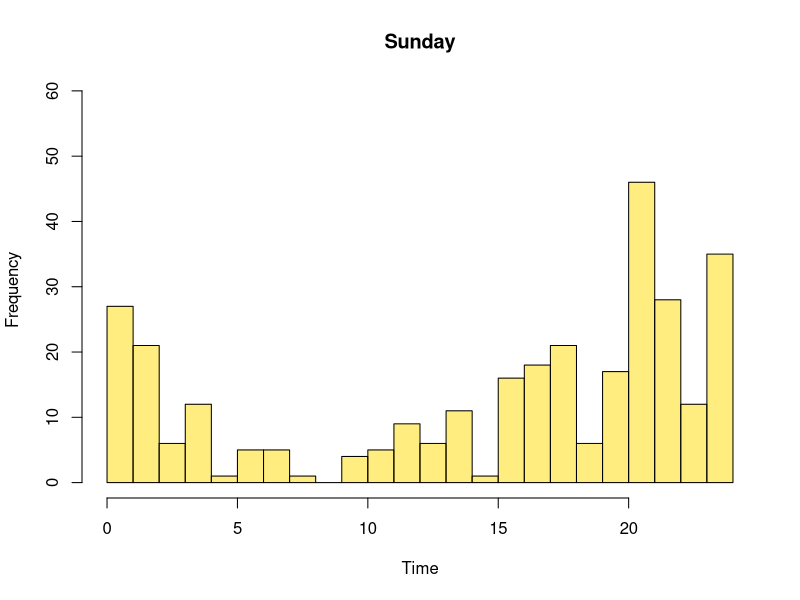
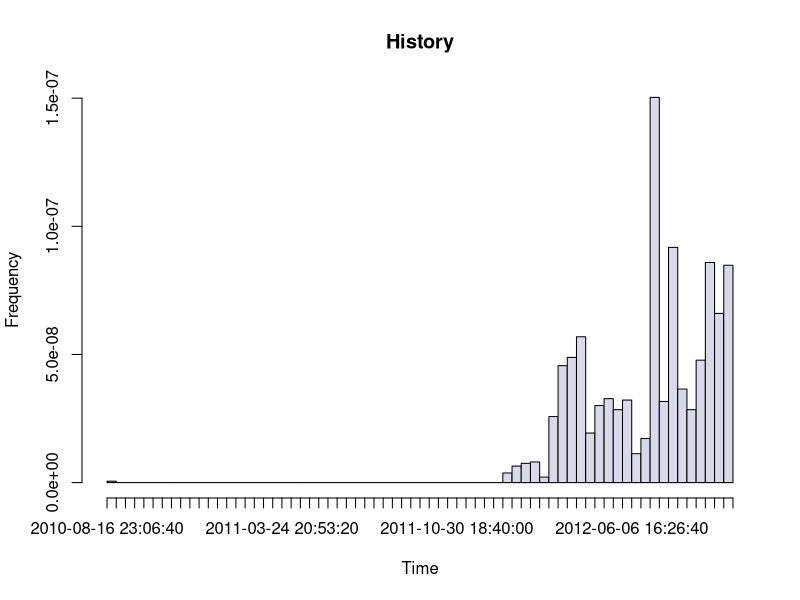
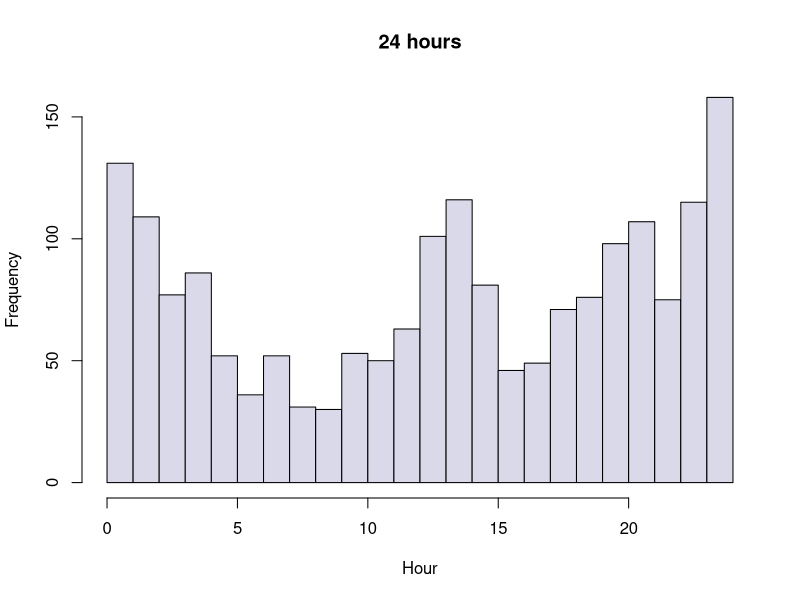
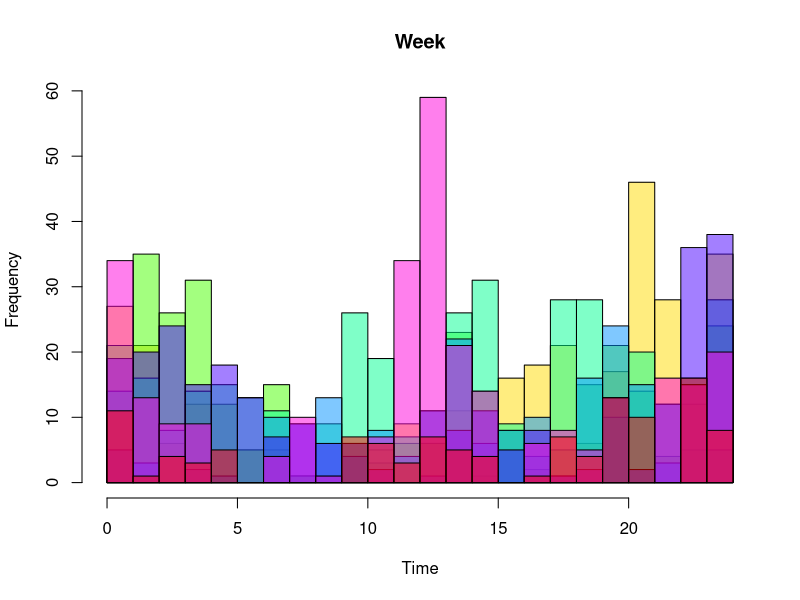

Recreate these plots in R, in order. (Note: this script raises an error after producing the figures.)
#DIctionaly
#ジャンルの数---length(table(iml[,2]))

iml = read.table('iml.txt', header = F, sep = ",", quote = "")
#convert string to POSIXlt
time = strptime(iml[,1],"%Y-%m-%d %H:%M:%S")
#make data frame which consists of POXIlt and string about genre
iml = data.frame(time, iml[,2], iml[,3], iml[,4], iml[,5])
#convert UTC to JST
iml[,1] = iml[,1]+9*60*60
#total time
names(iml)[1] = "playDate"
names(iml)[2] = "genre"
names(iml)[3] = "totalTime"
names(iml)[4] = "playCount"
names(iml)[5] = "trackName"

#ヒストグラム-経時
png(file = "~/dropbox/thesis/out_png/all.png")
hist(iml[,1], breaks=48, main="History", col = rgb(217, 217 , 233,  maxColorValue = 255), xlab = "Time", ylab = "Frequency")
dev.off()
#axis(1, at= seq(0, nb, by = 1))

#ヒストグラム-時間
png(file = "~/dropbox/thesis/out_png/hour.png")
hist(as.POSIXlt(iml[,1])$hour+as.POSIXlt(iml[,1])$min/60+as.POSIXlt(iml[,1])$sec/60/60, breaks=seq(0,24,1), main="24 hours", col = rgb(217, 217 , 233,  maxColorValue = 255), xlab = "Hour", ylab = "Frequency")
dev.off()

#曜日ごとに色を変え重畳表示
weekMax = 0#まずは曜日に分けたときの、ヒストグラムの最大値を求める
for(i in 1:7){
	if (weekMax < max(table(as.POSIXlt(iml[,1][as.POSIXlt(iml[,1])$wday==i-1])$hour))){
		weekMax = max(table(as.POSIXlt(iml[,1][as.POSIXlt(iml[,1])$wday==i-1])$hour))
	}
}

png(file = "~/dropbox/thesis/out_png/week_all.png")
for(i in 1:7){
	if(i>1){
		hist(as.POSIXlt(iml[,1][as.POSIXlt(iml[,1])$wday==i-1])$hour+as.POSIXlt(iml[,1][as.POSIXlt(iml[,1])$wday==i-1])$min/60+as.POSIXlt(iml[,1][as.POSIXlt(iml[,1])$wday==i-1])$sec/60/60, breaks=seq(0,24,1),main="Week", col = hsv(1*i/7, 1 , 1, alpha = 0.5), xlab = "Time", ylab = "Frequency", add = T, ylim =c(0,weekMax))

	}else{
		hist(as.POSIXlt(iml[,1][as.POSIXlt(iml[,1])$wday==i-1])$hour+as.POSIXlt(iml[,1][as.POSIXlt(iml[,1])$wday==i-1])$min/60+as.POSIXlt(iml[,1][as.POSIXlt(iml[,1])$wday==i-1])$sec/60/60, breaks=seq(0,24,1),main="Week", col = hsv(1*i/7, 1 , 1, alpha = 0.5), xlab = "Time", ylab = "Frequency", add = F, ylim =c(0,weekMax))
		#axis(1, at= seq(0, 24, by = 1))
	}
}
dev.off()

#曜日ごとに分けて表示
for(i in 1:7){
	#wdayName = switch(i, "Sunday", "Monday", "Tuesday", "Wednesday", "Thursday", "Friday", "Saturday" )
	#png(paste(file = "~/dropbox/thesis/out_png/week_",as.character(i), "_",wdayName, ".png", sep = ""))
	#hist(as.POSIXlt(iml[,1][as.POSIXlt(iml[,1])$wday==i-1])$hour+as.POSIXlt(iml[,1][as.POSIXlt(iml[,1])$wday==i-1])$min/60+as.POSIXlt(iml[,1][as.POSIXlt(iml[,1])$wday==i-1])$sec/60/60, breaks=seq(0,24,1), main=wdayName, col = hsv(1*i/7, 1 , 1, alpha = 0.5), xlab = "Time", ylab = "Frequency", add = F,  ylim =c(0,weekMax))
	#dev.off()

	#axis(1, at= seq(0, 24, by = 1), cex.axis = 0.5)
	
    #日本語OKにして、qurartzで書き出す
	#wdayName = switch(i, "日曜日", "月曜日", "火曜日", "水曜日", "木曜日", "金曜日", "土曜日" )
	wdayName = switch(i, "Sunday", "Monday", "Tuesday", "Wednesday", "Thursday", "Friday", "Saturday" )
	hist(as.POSIXlt(iml[,1][as.POSIXlt(iml[,1])$wday==i-1])$hour+as.POSIXlt(iml[,1][as.POSIXlt(iml[,1])$wday==i-1])$min/60+as.POSIXlt(iml[,1][as.POSIXlt(iml[,1])$wday==i-1])$sec/60/60, breaks=seq(0,24,1), main=wdayName, col = hsv(1*i/7, 1 , 1, alpha = 0.5), xlab = "Time", ylab = "Frequency", add = F,  ylim =c(0,weekMax))
	quartz.save(paste("~/dropbox/thesis/out_png/",as.character(i), "_",wdayName, ".png", sep = ""))
}

#ジャンルを分けて分析
#とりあえず、最大の度数と次点のジャンルを比較分析する。
#first
largestGenreName = names(table(iml[,2])[table(iml[,2]) == max(table(iml[,2]))])#最大度数のジャンルを取り出す（imamuraのサンプルではJazz)
largestGenre = iml[,1][iml[,2] == largestGenreName]
#second
secondLargestGenreName = names(sort(table(iml[,2]), decreasing = T))[2]#2番目に度数が大きいジャンル名を取得(imamuraのサンプルではRock)
secondLargestGenre = iml[,1][iml[,2] == secondLargestGenreName]
#縦軸をそろえたいので最大値を求める
#quartz()

#for文で、一回全文のヒストグラムのてっぺんを出して、最大値を出す。
histMax=-1
for(i in 1:length(table(iml[,2]))){
	targetGenreName = names(sort(table(iml[,2]), decreasing = T))[i]
	targetGenre = iml[,1][iml[,2] == targetGenreName]

	histMax0 = max(hist(as.POSIXlt(targetGenre)$hour+as.POSIXlt(targetGenre)$min/60+as.POSIXlt(targetGenre)$sec/60/60, main=targetGenreName, breaks=seq(0,24,1), col = hsv(1*i/length(table(iml[,2])), 1, 1, alpha = 0.5), xlab = "Time", ylab = "Frequency", ylim = c(0, histMax))$counts)
	if(histMax0 > histMax ){
		histMax = histMax0
	}
}
if(histMax == -1){
	cat("something wrong!")
}
#laegest genre hist
#グラフ上書き
#hist(as.POSIXlt(largestGenre)$hour+as.POSIXlt(largestGenre)$min/60+as.POSIXlt(largestGenre)$sec/60/60, main=largestGenreName, breaks=seq(0,24,1), col = hsv(1/2, 1, 1, alpha = 0.5), xlab = "Time", ylab = "Frequency", ylim = c(0, histMax))
#second largest hist
#quartz()
#hist(as.POSIXlt(secondLargestGenre)$hour+as.POSIXlt(secondLargestGenre)$min/60+as.POSIXlt(secondLargestGenre)$sec/60/60, main=secondLargestGenreName, breaks=seq(0,24,1), col = hsv(1, 1, 1, alpha = 0.5), xlab = "Time", ylab = "Frequency", ylim = c(0, histMax))
#for文で全ジャンル書き出してみる
#FIXME:quartz()を使う
 for(i in 1:length(table(iml[,2]))){
 	targetGenreName = names(sort(table(iml[,2]), decreasing = T))[i]
 	targetGenre = iml[,1][iml[,2] == targetGenreName]
         print(targetGenreName)

#         #FIXME:なぜか日本語で書き出されない
    	#png(file=paste("~/dropbox/thesis/out_png/","genre_",i,".png", sep=""), bg="white", type="quartz")
 		#hist(as.POSIXlt(targetGenre)$hour+as.POSIXlt(targetGenre)$min/60+as.POSIXlt(targetGenre)$sec/60/60, main=targetGenreName, breaks=seq(0,24,1), col = hsv(1*i/length(table(iml[,2])), 1, 1, alpha = 0.5), xlab = "Time", ylab = "Frequency", xlim = c(0,23), ylim = c(0, histMax))
		#dev.off()
         
         #日本語OKにして、qurartzで書き出す
    	 hist(as.POSIXlt(targetGenre)$hour+as.POSIXlt(targetGenre)$min/60+as.POSIXlt(targetGenre)$sec/60/60, main=targetGenreName, breaks=seq(0,24,1), col = hsv(1*i/length(table(iml[,2])), 1, 1, alpha = 0.5), xlab = "Time", ylab = "Frequency", xlim = c(0,23), ylim = c(0, histMax))
    	 quartz.save(paste("~/dropbox/thesis/out_png/","genre_",i, "_", targetGenreName, ".png", sep=""))
 }






#ggplot2を使う。
#library(ggplot2)
#for(i in 1:length(table(iml[,2]))){
#	targetGenreName = names(sort(table(iml[,2]), decreasing = T))[i]
#	targetGenre = iml[,1][iml[,2] == targetGenreName]
#        print(targetGenreName)
#        plot = qplot(as.POSIXlt(targetGenre)$hour+as.POSIXlt(targetGenre)$min/60+as.POSIXlt(targetGenre)$sec/60/60, geom = "histogram", binwidth = 1, main = targetGenreName, xlim = c(0,24), ylim = c(0, histMax),  xlab = "Time", ylab = "Frequency")
#        ggsave(paste("~/dropbox/thesis/out_pdf/","genre_",i,"_",targetGenreName ,".pdf", sep=""), plot, family="Japan1GothicBBB")
#}



#音楽の長さと最後に聞いた時間をもとに、操作して選択された曲だけのリストを求める
#iml[sort.list(iml$Played Date),]
#iml[2036,][1]-round(iml[2036,][3]/1000)#ほとんど、同じか、1秒小さいか、1秒大きい。
#nrow(iml)
#append


sortedIml = iml[sort.list(iml$playDate),]
#ここまでrunning code
#今回は1~1863(sortedImlで中身みて、2655までデータが存在して、2656からNANだったので、rownames(sortedIml)==2655でTRUE参照するというアナログで調べた)までデータ存在。
playDateExistIml = sortedIml[1:1863,]


#以下で、一回でも再生したことのあるものは、last played dateも記録されているはずという前提で、一回以上再生されたものだけのリストを取得する方法もある。
#play countだけを変更された場合はエラーが起こる。iTunesの通常の使用ではlast playedの存在と一回以上の再生は一致するが、apple scriptなどを使って、変更した場合はそうはならないかも。

#play countを調べて、0でなかったら、リスト（playedIml）に追加。
playedIml = iml[iml[,4]!=0,]
playedImlSortedByPlayCount =  playedIml[sort.list(playedIml$playCount),] #これと同じ意味の式は右のようにも書ける。 playedImlSortedByPlayCount =  playedIml[sort.list(playedIml[,4]),]


#一度以上再生されたジャンルをplayedImlから曜日毎に書き出す。
#ジャズだけを取り出す　playedIml[playedIml$genre=="Jazz",]
#日曜日だけ取り出す。  playedIml[as.POSIXlt(playedIml[,1])$wday==0,]
#再生回数が1回で、ジャンルがJazzなものだけを取り出す。　playedIml[playedIml$playCount==1 & playedIml$genre == "Jazz",]
 graphData  = c()
 for(weekNum in 1 : 7){
	 for(i in 1:length(table(iml[,2]))){
		targetGenreName = names(sort(table(playedIml[,2]), decreasing = T))[i]
		imlWeekGenre = playedIml[  as.POSIXlt(playedIml[,1])$wday==weekNum-1 & playedIml$genre == targetGenreName,]
	    imlWeekGenreTime = imlWeekGenre[,1]
	    wdayName = switch(weekNum, "Sunday", "Monday", "Tuesday", "Wednesday", "Thursday", "Friday", "Saturday" )
	    histData = hist(as.POSIXlt(imlWeekGenreTime)$hour+as.POSIXlt(imlWeekGenreTime)$min/60+as.POSIXlt(imlWeekGenreTime)$sec/60/60, main=paste(wdayName, "_", targetGenreName, sep = "")  , breaks=seq(0,24,1), col = hsv(1*i/length(table(playedIml[,2])), 1, 1, alpha = 0.5), xlab = "Time", ylab = "Frequency", xlim = c(0,23), ylim = c(0, histMax)) 
    	graphData = rbind(graphData, histData$counts)
    	quartz.save(paste("~/dropbox/thesis/out_png/", wdayName, "_", targetGenreName, ".png", sep=""))	
	}
}


diff = c()
for (i in 2:nrow(playDateExistIml)){
	diff = append(diff, playDateExistIml[i-1,][1] - (playDateExistIml[i,][1]-round(playDateExistIml[i,][3]/1000)))#ここはplay dateでソートしてから行うように書き換える！
}
diffAbs = abs(as.numeric(diff))
selectedItems = diffAbs == 1
#行番号取得　rownames(sortedIml)[nrow(sortedIml)]

#再生回数に応じて、カウントの数を動的に変化させる。例えば、一回しか再生されていないものは、プラス１、2回再生されたものはプラス2というかんじ。回数が多いほど、お気に入りの可能性が高く、ランダム再生でたまたま再生される可能性が低いという推測から。
#play count回数分をfor文で loopでコピーして追加する。
instantCountOfPlayedImlSortedByPlayCount = dim(playedImlSortedByPlayCount)[1]
imlPlusCount = playedImlSortedByPlayCount

for(i in 1:instantCountOfPlayedImlSortedByPlayCount){
    if(playedImlSortedByPlayCount[i,4]>1){
        for (j in 1:(playedImlSortedByPlayCount[i,4]-1)){
            imlPlusCount  = rbind(imlPlusCount, playedImlSortedByPlayCount[i,])
            #imlPlusCount = rbind(imlPlusCount, rbind(rep(playedImlSortedByPlayCount[i,], playedImlSortedByPlayCount[i,4]-1)))
        }
    }
}

sum(iml[,4])
dim(imlPlusCount)

#csvを書き出す。
#曜日毎のジャンルの累積グラフのテーブル
write.csv(graphData, "graphData.csv")
#ジャンル
genreNameList = names(sort(table(playedIml[,2][, drop = TRUE]), decreasing = T))
write.csv(genreNameList, "genreNameList.csv")

#最後まで完了
cat("done!\n")
